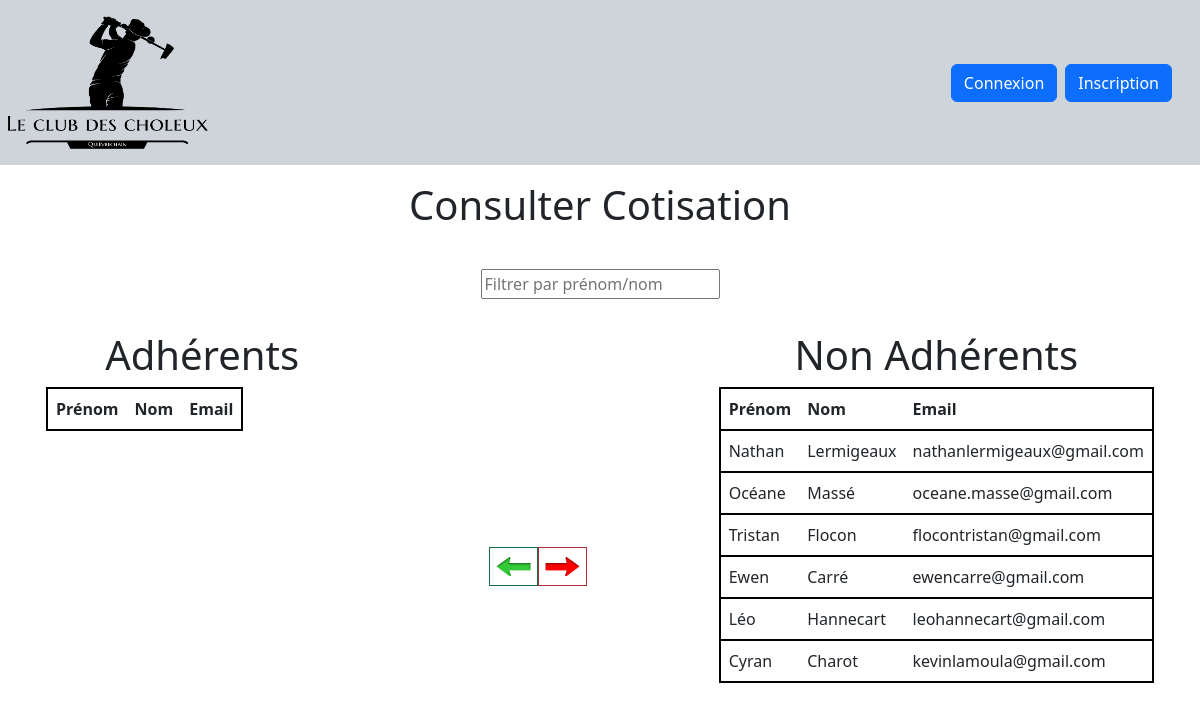
Screenshot of /Application/Controller/ContributionConsultController.php with the database file from the repository.
### tables this page shows
CREATE TABLE `users` (
  `idUser` int(11) NOT NULL,
  `firstname` text,
  `lastname` text,
  `mail` text NOT NULL,
  `password` longtext NOT NULL,
  `cotisation` tinyint(1) NOT NULL DEFAULT '0'
);

### Application/Model/UsersModel.php (called while the page is built, shortened)
<?php
include_once ('../Model/DatabaseConnection.php');
function GetAllUserWithNoContribution(){
    global $db;
    $sql = $db->prepare("SELECT idUser,firstname,lastname,mail,cotisation FROM Users WHERE `cotisation`=0");
    $sql->execute();
    return $sql->fetchAll(PDO::FETCH_ASSOC);
}
?>

### Application/Controller/ContributionConsultController.php (the view, shortened to what this page needs)
<?php
include "../Model/UsersModel.php";
include "../View/index.php";
$listUserNoContrib = GetAllUserWithNoContribution();
echo'<div class="container p-3 text-center">';
    echo'<div class="row">';
        echo'<div class="col">';
            echo'<h1>Adhérents</h1>';
            echo'<table id="cotiseTable">';
                echo'<thead>';
                echo'<tr>';
                    echo'<th>Prénom</th>';
                    echo'<th>Nom</th>';
                    echo'<th>Email</th>';
                echo'</tr>';
                echo'</thead>';
            echo'</table>';
        echo'</div>';
        echo'<div class="col pt-5">';
            echo'<br><br><br><br><br><br><br>';
            echo'<button style="border: solid 1px #146c43; background: none;">';
                echo'<img src="../View/files/left.png" alt="left" id="moveLeftBtn" style="width: 35px; height: 35px;">';
            echo'</button>';
            echo'<button style="border: solid 1px #b02a37; background: none;">';
                echo'<img src="../View/files/right.png" alt="right" id="moveRightBtn" style="width: 35px; height: 35px;">';
            echo'</button>';
        echo'</div>';
        echo'<div class="col">';
            echo'<h1>Non Adhérents</h1>';
            echo'<table id="nonCotiseTable">';
                echo'<thead>';
                echo'<tr>';
                    echo'<th>Prénom</th>';
                    echo'<th>Nom</th>';
                    echo'<th>Email</th>';
                echo'</tr>';
                echo'</thead>';
                echo'<tbody>';
                echo'<tr>';
                    foreach ($listUserNoContrib as $row) {
                    echo'<td>'.$row['firstname'].'</td>';
                    echo'<td>'.$row['lastname'].'</td>';
                    echo'<td>'.$row['mail'].'</td>';
                echo'</tr>';
                }
                echo'</tbody>';
            echo'</table>';
        echo'</div>';
    echo'</div>';
echo'</div>';
?>

### Application/View/index.php (shortened to what this page needs)
<!DOCTYPE html>
<html lang="fr">
<head>
    <link rel="stylesheet" href="../View/bootstrap-5.3.1-dist/css/bootstrap.css">
</head>
<body>
<?php
include_once("../Model/User.php");
include_once("../Model/UsersModel.php");
$userLoggedIn = isset($_SESSION['user_id']);
?>
<nav class="navbar navbar-expand-sm bg-dark-subtle">
    <div class="container-fluid p-xl-2">
        <ul id="navbar" class="navbar-nav">
            <li class="nav-item">
                <a class="navbar-brand " id="backHome" href="../Controller/HomePageController.php" >
                    <img src="../View/files/logoSite.png" width="200px" height="133px">
                </a>
            </li>
        </ul>
    </div>
    <div class="p-xl-4">
        <ul class="navbar-nav">
            <?php if (!$userLoggedIn): ?>
                <li class="nav-item p-xl-1">
                    <button name="Connexion" id="Connexion" class="btn btn-primary" >Connexion</button>
                </li>
                <li class="nav-item p-xl-1">
                    <a href="../Controller/RegisterController.php" class="btn btn-primary">Inscription</a>
                </li>
            <?php endif; ?>
        </ul>
    </div>
</nav>
</body>
</html>

### rows the page displays
users: firstname "Nathan", lastname "Lermigeaux", mail "nathanlermigeaux@gmail.com"
users: firstname "Océane", lastname "Massé", mail "oceane.masse@gmail.com"
users: firstname "Tristan", lastname "Flocon", mail "flocontristan@gmail.com"
users: firstname "Ewen", lastname "Carré", mail "ewencarre@gmail.com"
users: firstname "Léo", lastname "Hannecart", mail "leohannecart@gmail.com"
users: firstname "Cyran", lastname "Charot", mail "kevinlamoula@gmail.com"
